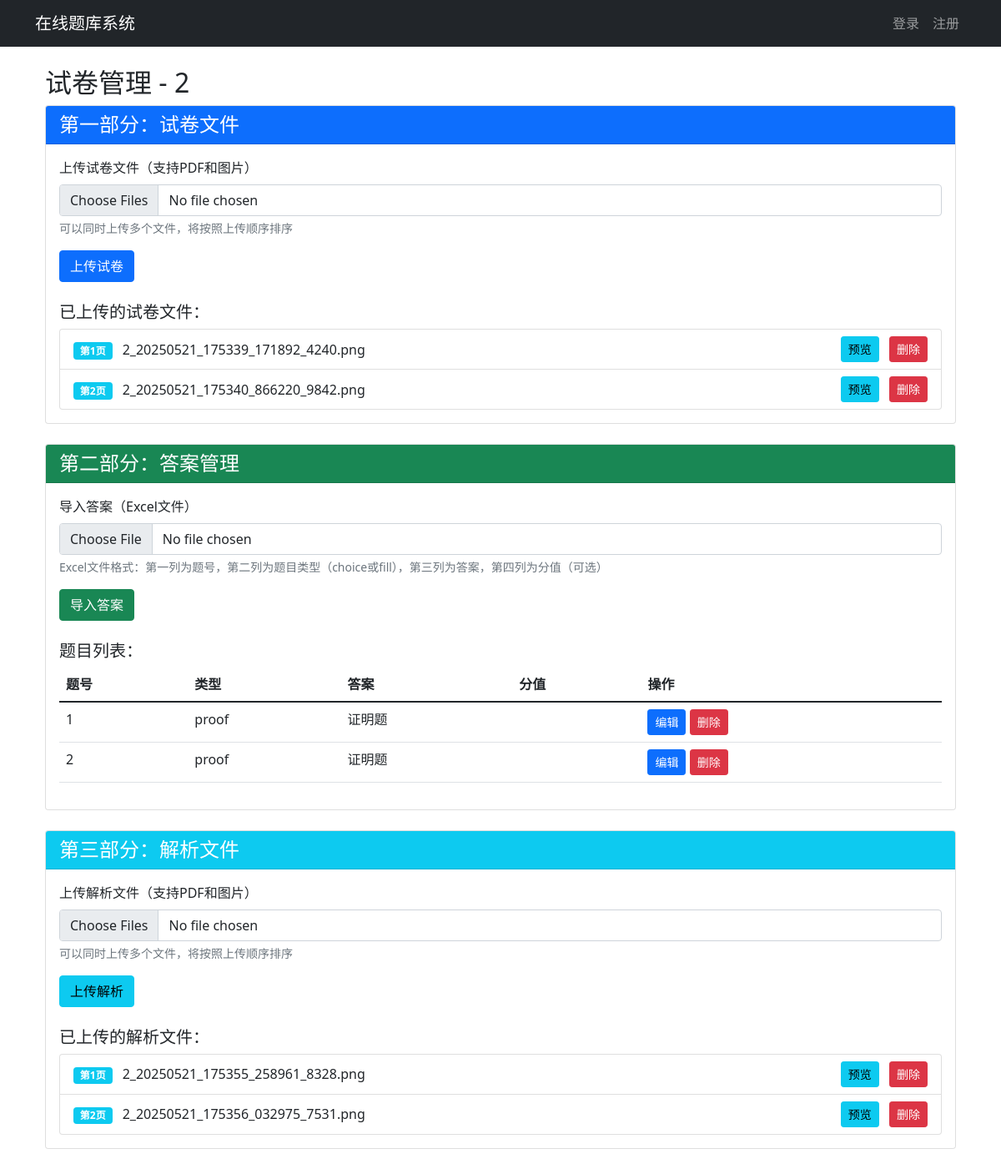
/admin/lesson/2/manage_exam (signed in), run on the app's committed database.
### app.py (models this page shows)
class Lesson(db.Model):
    id = db.Column(db.Integer, primary_key=True)
    title = db.Column(db.String(100), nullable=False)  # 课程标题
    description = db.Column(db.String(200))  # 课程描述
    is_active = db.Column(db.Boolean, default=False)  # 是否当前显示
    video_url = db.Column(db.String(500))  # 视频回放链接
    created_at = db.Column(db.DateTime, default=datetime.utcnow)
    questions = db.relationship('Question', backref='lesson', lazy=True)

class ExamFile(db.Model):
    id = db.Column(db.Integer, primary_key=True)
    filename = db.Column(db.String(255), nullable=False)
    path = db.Column(db.String(255), nullable=False)
    lesson_id = db.Column(db.Integer, db.ForeignKey('lesson.id'), nullable=False)
    page_number = db.Column(db.Integer, nullable=False)  # 页码
    created_at = db.Column(db.DateTime, default=datetime.utcnow)
    lesson = db.relationship('Lesson', backref=db.backref('exam_files', lazy=True))

class Question(db.Model):
    id = db.Column(db.Integer, primary_key=True)
    lesson_id = db.Column(db.Integer, db.ForeignKey('lesson.id'), nullable=False)
    question_number = db.Column(db.Integer, nullable=False)  # 题号
    type = db.Column(db.String(10), nullable=False)  # 题目类型：choice（选择题）、fill（填空题）或proof（证明题）
    answer = db.Column(db.String(100), nullable=False)  # 正确答案
    content = db.Column(db.String(500))  # 移除nullable=False约束
    created_at = db.Column(db.DateTime, default=datetime.utcnow)
    __table_args__ = (
        db.UniqueConstraint('lesson_id', 'question_number', name='unique_question_number'),
    )

class ExplanationFile(db.Model):
    id = db.Column(db.Integer, primary_key=True)
    filename = db.Column(db.String(255), nullable=False)
    path = db.Column(db.String(255), nullable=False)
    lesson_id = db.Column(db.Integer, db.ForeignKey('lesson.id'), nullable=False)
    page_number = db.Column(db.Integer, nullable=False)  # 页码
    created_at = db.Column(db.DateTime, default=datetime.utcnow)
    lesson = db.relationship('Lesson', backref=db.backref('explanation_files', lazy=True))

### app.py (the view)
@app.route('/admin/lesson/<int:lesson_id>/manage_exam')
@admin_required
def manage_exam(lesson_id):
    lesson = Lesson.query.get_or_404(lesson_id)
    exam_files = ExamFile.query.filter_by(lesson_id=lesson_id).all()
    questions = Question.query.filter_by(lesson_id=lesson_id).all()
    explanation_files = ExplanationFile.query.filter_by(lesson_id=lesson_id).all()
    return render_template('admin/manage_exam.html',
                         lesson=lesson,
                         exam_files=exam_files,
                         questions=questions,
                         explanation_files=explanation_files)

### app.py (called while the page is built)
@app.before_request
def make_session_permanent():
    session.permanent = True

@login_manager.user_loader
def load_user(user_id):
    return User.query.get(int(user_id))

def admin_required(f):
    @wraps(f)
    def decorated_function(*args, **kwargs):
        if not current_user.is_authenticated:
            flash('请先登录')
            return redirect(url_for('login'))
        if not current_user.is_admin:
            flash('需要管理员权限')
            return redirect(url_for('index'))
        return f(*args, **kwargs)
    return decorated_function

### templates/admin/manage_exam.html (shortened to what this page needs)
{% extends "admin/base.html" %}
{% block content %}
<div class="container mt-4">
    <h2>试卷管理 - {{ lesson.title }}</h2>
    <div class="card mb-4">
        <div class="card-header bg-primary text-white">
            <h4 class="mb-0">第一部分：试卷文件</h4>
        </div>
        <div class="card-body">
            <form action="{{ url_for('upload_exam_files', lesson_id=lesson.id) }}" method="post" enctype="multipart/form-data">
                <div class="mb-3">
                    <label for="exam_files" class="form-label">上传试卷文件（支持PDF和图片）</label>
                    <input type="file" class="form-control" id="exam_files" name="files[]" multiple accept=".pdf,.jpg,.jpeg,.png">
                    <div class="form-text">可以同时上传多个文件，将按照上传顺序排序</div>
                </div>
                <button type="submit" class="btn btn-primary">上传试卷</button>
            </form>
            <div class="mt-4">
                <h5>已上传的试卷文件：</h5>
                <div class="list-group">
                    {% for file in exam_files %}
                    <div class="list-group-item d-flex justify-content-between align-items-center">
                        <div>
                            <span class="badge bg-info me-2">第{{ file.page_number }}页</span>
                            {{ file.filename }}
                        </div>
                        <div>
                            <a href="{{ url_for('static', filename=file.path) }}" class="btn btn-sm btn-info me-2" target="_blank">预览</a>
                            <form action="{{ url_for('delete_exam_file', file_id=file.id) }}" method="post" class="d-inline">
                                <button type="submit" class="btn btn-danger btn-sm" onclick="return confirm('确定要删除这个文件吗？')">删除</button>
                            </form>
                        </div>
                    </div>
                    {% endfor %}
                </div>
            </div>
        </div>
    </div>
    <div class="card mb-4">
        <div class="card-header bg-success text-white">
            <h4 class="mb-0">第二部分：答案管理</h4>
        </div>
        <div class="card-body">
            <form action="{{ url_for('import_questions', lesson_id=lesson.id) }}" method="post" enctype="multipart/form-data">
                <div class="mb-3">
                    <label for="answer_file" class="form-label">导入答案（Excel文件）</label>
                    <input type="file" class="form-control" id="answer_file" name="file" accept=".xlsx,.xls">
                    <div class="form-text">Excel文件格式：第一列为题号，第二列为题目类型（choice或fill），第三列为答案，第四列为分值（可选）</div>
                </div>
                <button type="submit" class="btn btn-success">导入答案</button>
            </form>
            <div class="mt-4">
                <h5>题目列表：</h5>
                <div class="table-responsive">
                    <table class="table">
                        <thead>
                            <tr>
                                <th>题号</th>
                                <th>类型</th>
                                <th>答案</th>
                                <th>分值</th>
                                <th>操作</th>
                            </tr>
                        </thead>
                        <tbody>
                            {% for question in questions %}
                            <tr>
                                <td>{{ question.question_number }}</td>
                                <td>{{ question.type }}</td>
                                <td class="answer-cell">{{ question.answer }}</td>
                                <td class="points-cell">{{ question.points }}</td>
                                <td>
                                    <button class="btn btn-sm btn-primary edit-btn">编辑</button>
                                    <form action="{{ url_for('delete_question', question_id=question.id) }}" method="post" class="d-inline">
                                        <button type="submit" class="btn btn-sm btn-danger" onclick="return confirm('确定要删除这道题目吗？')">删除</button>
                                    </form>
                                </td>
                            </tr>
                            {% endfor %}
                        </tbody>
                    </table>
                </div>
            </div>
        </div>
    </div>
    <div class="card mb-4">
        <div class="card-header bg-info text-white">
            <h4 class="mb-0">第三部分：解析文件</h4>
        </div>
        <div class="card-body">
            <form action="{{ url_for('upload_explanation_files', lesson_id=lesson.id) }}" method="post" enctype="multipart/form-data">
                <div class="mb-3">
                    <label for="explanation_files" class="form-label">上传解析文件（支持PDF和图片）</label>
                    <input type="file" class="form-control" id="explanation_files" name="files[]" multiple accept=".pdf,.jpg,.jpeg,.png">
                    <div class="form-text">可以同时上传多个文件，将按照上传顺序排序</div>
                </div>
                <button type="submit" class="btn btn-info">上传解析</button>
            </form>
            <div class="mt-4">
                <h5>已上传的解析文件：</h5>
                <div class="list-group">
                    {% for file in explanation_files %}
                    <div class="list-group-item d-flex justify-content-between align-items-center">
                        <div>
                            <span class="badge bg-info me-2">第{{ file.page_number }}页</span>
                            {{ file.filename }}
                        </div>
                        <div>
                            <a href="{{ url_for('static', filename=file.path) }}" class="btn btn-sm btn-info me-2" target="_blank">预览</a>
                            <form action="{{ url_for('delete_explanation_file', file_id=file.id) }}" method="post" class="d-inline">
                                <button type="submit" class="btn btn-sm btn-danger" onclick="return confirm('确定要删除这个文件吗？')">删除</button>
                            </form>
                        </div>
                    </div>
                    {% endfor %}
                </div>
            </div>
        </div>
    </div>
</div>
{% endblock %}

### data on the page
Lesson: title "2"
ExamFile: page_number "1", filename "2_20250521_175339_171892_4240.png"
ExamFile: page_number "2", filename "2_20250521_175340_866220_9842.png"
Question: question_number "1", type "proof", answer "证明题"
Question: question_number "2", type "proof", answer "证明题"
ExplanationFile: page_number "1", filename "2_20250521_175355_258961_8328.png"
ExplanationFile: page_number "2", filename "2_20250521_175356_032975_7531.png"
